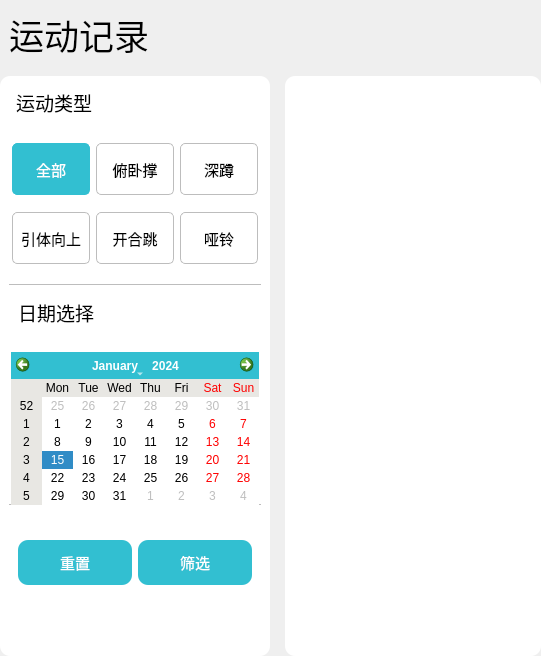
      <widget class="QWidget" name="historyPage">
       <property name="styleSheet">
        <string notr="true"/>
       </property>
       <layout class="QVBoxLayout" name="verticalLayout_9" stretch="1,9">
        <property name="leftMargin">
         <number>0</number>
        </property>
        <property name="topMargin">
         <number>0</number>
        </property>
        <property name="rightMargin">
         <number>0</number>
        </property>
        <property name="bottomMargin">
         <number>0</number>
        </property>
        <item>
         <widget class="QWidget" name="widget_18" native="true">
          <layout class="QGridLayout" name="gridLayout_8">
           <item row="0" column="0">
            <widget class="QLabel" name="label_12">
             <property name="font">
              <font>
               <pointsize>26</pointsize>
               <bold>false</bold>
              </font>
             </property>
             <property name="styleSheet">
              <string notr="true">/*color: rgb(129, 131, 133);*/</string>
             </property>
             <property name="text">
              <string>运动记录</string>
             </property>
            </widget>
           </item>
          </layout>
         </widget>
        </item>
        <item>
         <widget class="QWidget" name="widget_19" native="true">
          <layout class="QHBoxLayout" name="horizontalLayout_7" stretch="4,6">
           <property name="spacing">
            <number>15</number>
           </property>
           <property name="leftMargin">
            <number>0</number>
           </property>
           <property name="topMargin">
            <number>0</number>
           </property>
           <property name="rightMargin">
            <number>0</number>
           </property>
           <property name="bottomMargin">
            <number>0</number>
           </property>
           <item>
            <widget class="QWidget" name="widget_3" native="true">
             <property name="styleSheet">
              <string notr="true">#widget_3{
	border-radius:10px;
	padding:20px;
	background-color: rgb(255, 255, 255);
	
}</string>
             </property>
             <layout class="QVBoxLayout" name="verticalLayout_10">
              <item>
               <widget class="QWidget" name="widget_5" native="true">
                <property name="minimumSize">
                 <size>
                  <width>0</width>
                  <height>200</height>
                 </size>
                </property>
                <property name="styleSheet">
                 <string notr="true">#widget_5{
	border-bottom:1px solid rgb(189, 189, 189);
	background-color: transparent;
}</string>
                </property>
                <layout class="QVBoxLayout" name="verticalLayout_11" stretch="0,0">
                 <property name="spacing">
                  <number>0</number>
                 </property>
                 <property name="leftMargin">
                  <number>0</number>
                 </property>
                 <property name="topMargin">
                  <number>0</number>
                 </property>
                 <property name="rightMargin">
                  <number>0</number>
                 </property>
                 <property name="bottomMargin">
                  <number>0</number>
                 </property>
                 <item>
                  <widget class="QLabel" name="label_2">
                   <property name="maximumSize">
                    <size>
                     <width>16777215</width>
                     <height>35</height>
                    </size>
                   </property>
                   <property name="font">
                    <font>
                     <pointsize>14</pointsize>
                    </font>
                   </property>
                   <property name="styleSheet">
                    <string notr="true">background-color: transparent;
padding-left:2px;</string>
                   </property>
                   <property name="text">
                    <string>运动类型</string>
                   </property>
                   <property name="alignment">
                    <set>Qt::AlignLeading|Qt::AlignLeft|Qt::AlignVCenter</set>
                   </property>
                  </widget>
                 </item>
                 <item>
                  <widget class="QGroupBox" name="history_sport_groupBox">
                   <property name="styleSheet">
                    <string notr="true">#history_sport_groupBox{
	padding:0px;
	border:0px;
	background-color: transparent;
}

QPushButton{
	height:50px;
	background-color: rgb(255, 255, 255);
	border-radius: 5px;
	border:1px solid rgb(189, 189, 189);
}
QPushButton::checked {
	background-color: rgb(50, 191, 209);
	color: rgb(255, 255, 255);
	border:1px solid rgb(50, 191, 209);
}</string>
                   </property>
                   <property name="title">
                    <string/>
                   </property>
                   <layout class="QGridLayout" name="gridLayout_10">
                    <property name="leftMargin">
                     <number>0</number>
                    </property>
                    <property name="topMargin">
                     <number>0</number>
                    </property>
                    <property name="rightMargin">
                     <number>0</number>
                    </property>
                    <property name="bottomMargin">
                     <number>0</number>
                    </property>
                    <property name="horizontalSpacing">
                     <number>6</number>
                    </property>
                    <property name="verticalSpacing">
                     <number>0</number>
                    </property>
                    <item row="0" column="2">
                     <widget class="QPushButton" name="history_query_squat_pushButton">
                      <property name="font">
                       <font>
                        <pointsize>11</pointsize>
                       </font>
                      </property>
                      <property name="text">
                       <string>深蹲</string>
                      </property>
                      <property name="checkable">
                       <bool>true</bool>
                      </property>
                      <property name="autoExclusive">
                       <bool>true</bool>
                      </property>
                     </widget>
                    </item>
                    <item row="2" column="2">
                     <widget class="QPushButton" name="history_query_dumbbell_pushButton">
                      <property name="font">
                       <font>
                        <pointsize>11</pointsize>
                       </font>
                      </property>
                      <property name="text">
                       <string>哑铃</string>
                      </property>
                      <property name="checkable">
                       <bool>true</bool>
                      </property>
                      <property name="autoExclusive">
                       <bool>true</bool>
                      </property>
                     </widget>
                    </item>
                    <item row="0" column="1">
                     <widget class="QPushButton" name="history_query_push_pushButton">
                      <property name="font">
                       <font>
                        <pointsize>11</pointsize>
                       </font>
                      </property>
                      <property name="text">
                       <string>俯卧撑</string>
                      </property>
                      <property name="checkable">
                       <bool>true</bool>
                      </property>
                      <property name="autoExclusive">
                       <bool>true</bool>
                      </property>
                     </widget>
                    </item>
                    <item row="0" column="0">
                     <widget class="QPushButton" name="history_query_all_pushButton">
                      <property name="font">
                       <font>
                        <pointsize>11</pointsize>
                       </font>
                      </property>
                      <property name="text">
                       <string>全部</string>
                      </property>
                      <property name="checkable">
                       <bool>true</bool>
                      </property>
                      <property name="checked">
                       <bool>true</bool>
                      </property>
                      <property name="autoExclusive">
                       <bool>true</bool>
                      </property>
                     </widget>
                    </item>
                    <item row="2" column="1">
                     <widget class="QPushButton" name="history_query_jumpingJacks_pushButton">
                      <property name="font">
                       <font>
                        <pointsize>11</pointsize>
                       </font>
                      </property>
                      <property name="text">
                       <string>开合跳</string>
                      </property>
                      <property name="checkable">
                       <bool>true</bool>
                      </property>
                      <property name="autoExclusive">
                       <bool>true</bool>
                      </property>
                     </widget>
                    </item>
                    <item row="2" column="0">
                     <widget class="QPushButton" name="history_query_chinning_pushButton">
                      <property name="font">
                       <font>
                        <pointsize>11</pointsize>
                       </font>
                      </property>
                      <property name="text">
                       <string>引体向上</string>
                      </property>
                      <property name="checkable">
                       <bool>true</bool>
                      </property>
                      <property name="autoExclusive">
                       <bool>true</bool>
                      </property>
                     </widget>
                    </item>
                   </layout>
                  </widget>
                 </item>
                </layout>
               </widget>
              </item>
              <item>
               <widget class="QWidget" name="widget_20" native="true">
                <property name="styleSheet">
                 <string notr="true">#widget_20{
	background-color: rgb(255, 255, 255);
	border-bottom:1px solid rgb(189, 189, 189);
}</string>
                </property>
                <layout class="QVBoxLayout" name="verticalLayout_12">
                 <property name="spacing">
                  <number>15</number>
                 </property>
                 <property name="leftMargin">
                  <number>2</number>
                 </property>
                 <property name="topMargin">
                  <number>7</number>
                 </property>
                 <property name="rightMargin">
                  <number>2</number>
                 </property>
                 <property name="bottomMargin">
                  <number>0</number>
                 </property>
                 <item>
                  <widget class="QLabel" name="label_3">
                   <property name="font">
                    <font>
                     <pointsize>14</pointsize>
                    </font>
                   </property>
                   <property name="styleSheet">
                    <string notr="true">margin-left:2px;
margin-bottom: 10px;
background-color: rgb(255, 255, 255);</string>
                   </property>
                   <property name="text">
                    <string>日期选择</string>
                   </property>
                  </widget>
                 </item>
                 <item>
                  <widget class="QCalendarWidget" name="history_calendarWidget">
                   <property name="focusPolicy">
                    <enum>Qt::TabFocus</enum>
                   </property>
                   <property name="styleSheet">
                    <string notr="true">QToolButton{
	height: 20px;
}

QToolButton#qt_calendar_monthbutton {
	background-color: rgb(50, 191, 209);
	color: rgb(255, 255, 255);
}

QToolButton#qt_calendar_yearbutton{
	color:rgb(255, 255, 255);
	background-color: rgb(50, 191, 209);
}

#qt_calendar_navigationbar {
	background-color: rgb(50, 191, 209);
}

QToolButton#qt_calendar_prevmonth {
    background-color: rgb(50, 191, 209);
	qproperty-icon:url(:/window/icons/arrow_left.svg);
}

QToolButton#qt_calendar_nextmonth {
    background-color: rgb(50, 191, 209);
	qproperty-icon:url(:/window/icons/arrow_right.svg)
}

QCalendarWidget QWidget {
	alternate-background-color: rgb(232, 231, 227);
	background-color: rgb(255, 255, 255);
}
</string>
                   </property>
                   <property name="selectionMode">
                    <enum>QCalendarWidget::SingleSelection</enum>
                   </property>
                   <property name="verticalHeaderFormat">
                    <enum>QCalendarWidget::ISOWeekNumbers</enum>
                   </property>
                   <property name="navigationBarVisible">
                    <bool>true</bool>
                   </property>
                   <property name="dateEditEnabled">
                    <bool>true</bool>
                   </property>
                  </widget>
                 </item>
                </layout>
               </widget>
              </item>
              <item>
               <widget class="QWidget" name="widget_21" native="true">
                <property name="styleSheet">
                 <string notr="true">QWidget{
	background-color:transparent;
	/*border-top:1px solid rgb(189, 189, 189);*/
	margin-top: 20px;
}

QPushButton{
	background-color: rgb(50, 191, 209);
	height: 45px;
	border-radius: 10px;
	color: rgb(255, 255, 255);
}</string>
                </property>
                <layout class="QHBoxLayout" name="horizontalLayout_8">
                 <item>
                  <widget class="QPushButton" name="history_reset_pushButton">
                   <property name="font">
                    <font>
                     <pointsize>11</pointsize>
                    </font>
                   </property>
                   <property name="text">
                    <string>重置</string>
                   </property>
                  </widget>
                 </item>
                 <item>
                  <widget class="QPushButton" name="history_sift_pushButton">
                   <property name="font">
                    <font>
                     <pointsize>11</pointsize>
                    </font>
                   </property>
                   <property name="text">
                    <string>筛选</string>
                   </property>
                  </widget>
                 </item>
                </layout>
               </widget>
              </item>
              <item>
               <spacer name="verticalSpacer_5">
                <property name="orientation">
                 <enum>Qt::Vertical</enum>
                </property>
                <property name="sizeHint" stdset="0">
                 <size>
                  <width>20</width>
                  <height>53</height>
                 </size>
                </property>
               </spacer>
              </item>
             </layout>
            </widget>
           </item>
           <item>
            <widget class="QListWidget" name="historyListWidget">
             <property name="styleSheet">
              <string notr="true">QListWidget{
	border-radius:10px;
	background-color: rgb(255, 255, 255);
}

QListWidget::Item:hover {
	border-radius:5px;
	background-color: rgb(255, 255, 255);
}

QListWidget::Item:selected {
	border-radius:5px;
	background-color: rgb(255, 255, 255);
}
</string>
             </property>
             <property name="verticalScrollBarPolicy">
              <enum>Qt::ScrollBarAlwaysOff</enum>
             </property>
             <property name="horizontalScrollBarPolicy">
              <enum>Qt::ScrollBarAlwaysOff</enum>
             </property>
            </widget>
           </item>
          </layout>
         </widget>
        </item>
       </layout>
      </widget>
